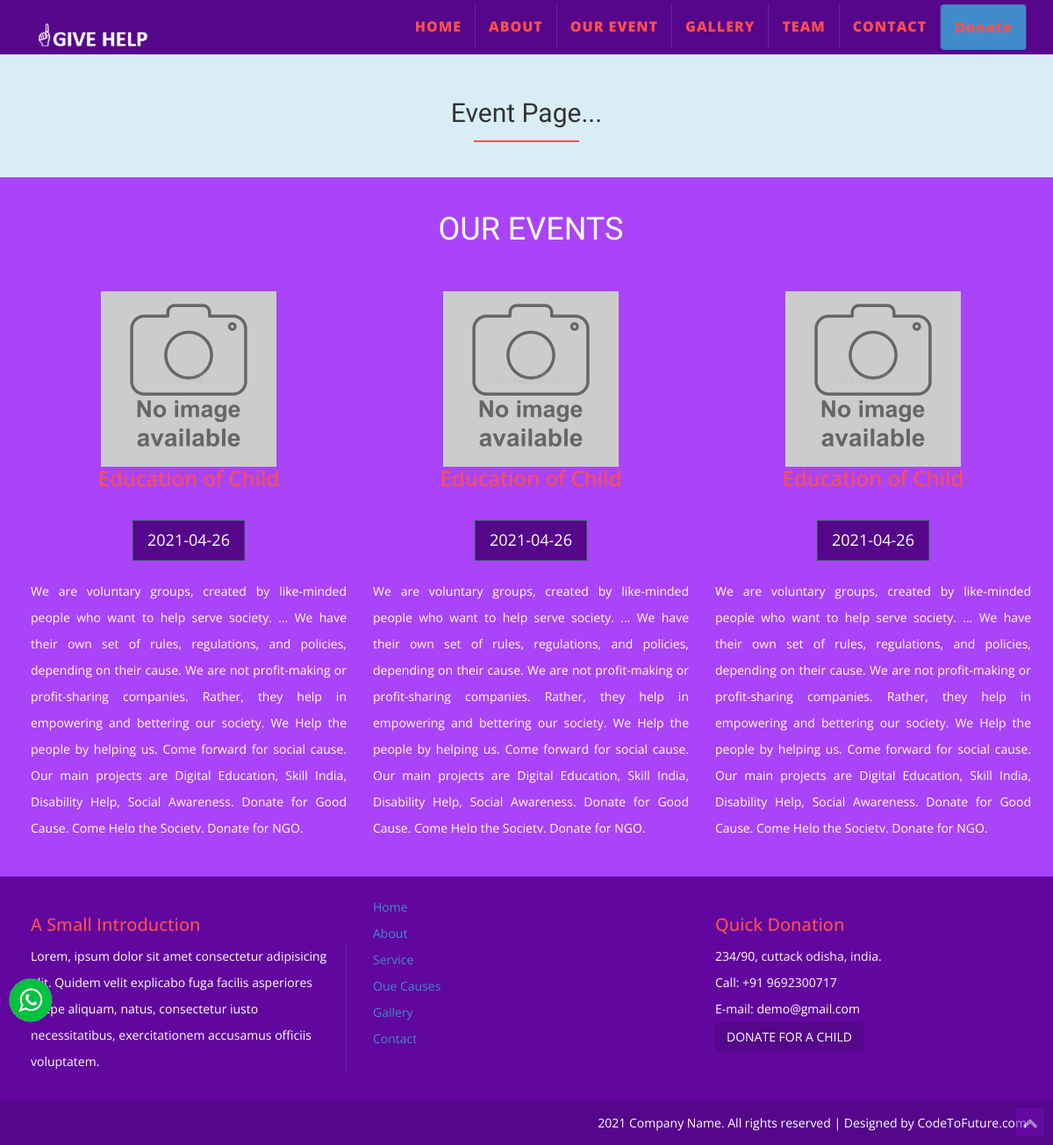
/event.php, run on the app's committed database.
### tables this page shows
CREATE TABLE `event` (
  `id` int(255) NOT NULL,
  `heading` varchar(100) NOT NULL,
  `description` text NOT NULL,
  `date` date NOT NULL,
  `image` varchar(500) NOT NULL
);

### event.php (the view)
<?php include('include/header.php') ?>
<div class="container-fluid bg-info ">
  <div class="row">
    <div class="col-sm-12">
      <h2 class="text-center" style="padding-top:30px; padding-bottom:30px;">Event Page...</h2>
    </div>
  </div>
</div>
<div class="container-fluid" id="budget">
  <div class="container">
    <div class="row">
      <div class="col-sm-12">
        <h1 class="text-center">OUR EVENTS</h1>
      </div>
    </div>
    <div class="row pad-low" data-scroll-reveal="enter from the top after .6s">
      <?php
      $sql = "SELECT * FROM event";
      $result = $conn->query($sql);
      if ($result->num_rows > 0) {
        while ($row = $result->fetch_assoc()) {
      ?>
          <div class="col-lg-4">
            <div class="media text-center">
              <img class="card-img-top" src="admin/image/event/<?php echo $row['image']; ?>" height="200">
              <div class="media-body">
                <h3 class="media-heading"><?php echo $row['heading']; ?></h3><br>
                <div class="btn btn-style-4 btn-lg"><?php echo $row['date']; ?></div>
                <p class="card-text text-justify overflow-auto textheight" style="margin-top:20px;"><?php echo $row['description']; ?></p><br>
              </div>
            </div>
          </div>
      <?php
        }
      }
      ?>
    </div>
  </div><br>
</div>
<?php include('include/footer.php') ?>

### assets/css/style.css (style rules this page uses)
.pad-low { padding-top: 40px; }
h1, h2, h3.h4 { font-family: 'Nova Flat'; }
h3 { color: #FF4F4F; }
h2:after { content: ''; display: block; width: 120px; height: 2px; background: #FF4F4F; margin: auto; text-align: center; margin-top: 15px; }
.btn-style-4 { -webkit-border-radius: 0px; -moz-border-radius: 0px; border-radius: 0px; color: #fff; background-color:#55068A; border-color: #245e49; -webkit-transition: all 0.5s ease-in-out; -moz-transition: all 0.5s ease-in-out; -o-transition: all 0.5s ease-in-out; transition: all 0.5s ease-in-out; }
#budget { background-color: #A944F8; color: #fff; padding: 20px; }
.textheight { height: 250px; }

### data on the page
event: image (placeholder picture), heading "Education of Child", date "2021-04-26", description "We are voluntary groups, created by like-minded people who want to help serve society. ... We have their own set of rules, regulations, and policies, depending on their cause. We are not profit-making or profit-sharing companies. Rather, they help in empowering and bettering our society. We Help the people by helping us. Come forward for social cause. Our main projects are Digital Education, Skill India, Disability Help, Social Awareness. Donate for Good Cause. Come Help the Society. Donate for NGO."
event: image (placeholder picture), heading "Education of Child", date "2021-04-26", description "We are voluntary groups, created by like-minded people who want to help serve society. ... We have their own set of rules, regulations, and policies, depending on their cause. We are not profit-making or profit-sharing companies. Rather, they help in empowering and bettering our society. We Help the people by helping us. Come forward for social cause. Our main projects are Digital Education, Skill India, Disability Help, Social Awareness. Donate for Good Cause. Come Help the Society. Donate for NGO."
event: image (placeholder picture), heading "Education of Child", date "2021-04-26", description "We are voluntary groups, created by like-minded people who want to help serve society. ... We have their own set of rules, regulations, and policies, depending on their cause. We are not profit-making or profit-sharing companies. Rather, they help in empowering and bettering our society. We Help the people by helping us. Come forward for social cause. Our main projects are Digital Education, Skill India, Disability Help, Social Awareness. Donate for Good Cause. Come Help the Society. Donate for NGO."
